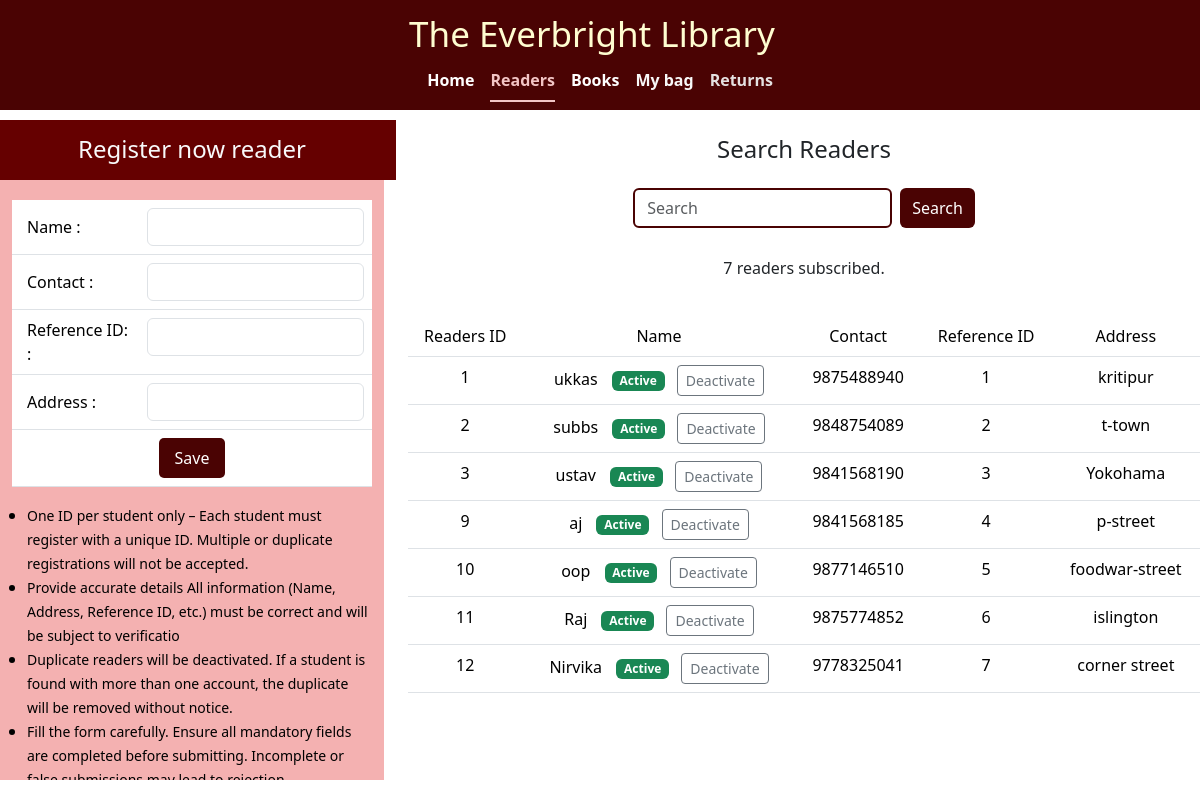
The page /Readers on the database its author committed.
### lims_app/models.py (models this page shows, shortened)
class reader(models.Model):
  referance_id=models.CharField(max_length=200)
  reader_name=models.CharField(max_length=200)
  reader_contact=models.CharField(max_length=200)
  reader_address=models.TextField()
  active=models.BooleanField(default=True)

### lims_app/views.py (the view)
# urls.py: path('Readers', reader_tab, name='reader_tab'),
def reader_tab(request):
    if request.method == "POST":
        query = request.POST.get('query', '').strip()
        if query:
            readers_list = reader.objects.filter(reader_name__icontains=query)
        else:
            readers_list = reader.objects.all()
    else:
        readers_list = reader.objects.all()
    return render(request, "Readers.html", context={"current_tab": "Readers", "readers": readers_list})

### lims_app/templates/Readers.html (shortened to what this page needs)
<!DOCTYPE html>
{% extends "index.html"%}
{% load static %}
{%block main_content%}
<div class="container-flex text-center justify-content-center align-items-center" style="padding-bottom: 20px; margin-top: 10px; vertical-align:middle ;">
<div class="row justify-content-center align-middle" style="margin-top: 5px; height: 60px;">
 <div class="col-md-4 text-light" style="background-color: rgb(101, 0, 0);">
  <h4 style="margin-top: 15px;">Register now reader</h4>
 </div>
 <div class="col-md-8">
   <h4 style="margin-top: 15px;">Search Readers</h4>
 </div>
</div>
 <div class="row">
  <div class="col-md-4">
   <div class="container" style="overflow-y:auto;height: 600px;background-color: rgb(244, 177, 177);">
    <form class="d-flex" action="readers/add" method="POST">
     <table class="table" style="margin-top: 20px;">
      <tr>
       <td style="text-align: left;vertical-align: middle; padding-left: 15px;">Name :</td>
       <td><input type="text" class="form-control" name="Reader_name"></td>
      </tr>
      <tr>
       <td style="text-align: left;vertical-align: middle; padding-left: 15px;">Contact :</td>
       <td><input type="text" class="form-control" name="Reader_Contact"></td>
      </tr>
      <tr>
       <td style="text-align: left;vertical-align: middle; padding-left: 15px;">Reference ID: :</td>
       <td><input type="text" class="form-control" name="Reference ID"></td>
      </tr>
      <tr>
       <td style="text-align: left;vertical-align: middle; padding-left: 15px;">Address :</td>
       <td><input type="text" class="form-control" name="Reader_Address"></td>
      </tr>
      <td colspan="2">
       <button type="submit"
               style="background-color:#4a0303; color:#ffffff; border:none; padding:8px 16px; border-radius:5px; cursor:pointer;"
               onmouseover="this.style.backgroundColor='#6b0505';"
               onmouseout="this.style.backgroundColor='#4a0303';">
         Save
       </button>
     </td>
     </table>
    </form>
    <ul style="text-align: left; vertical-align: middle; padding-left: 15px; color:rgb(0, 0, 0);">
     <li><small>One ID per student only – Each student must register with a unique ID. Multiple or duplicate registrations will not be accepted.</small></li>
     <li><small>Provide accurate details  All information (Name, Address, Reference ID, etc.) must be correct and will be subject to verificatio</small></li>
     <li><small>Duplicate readers will be deactivated. If a student is found with more than one account, the duplicate will be removed without notice.</small></li>
     <li><small>Fill the form carefully. Ensure all mandatory fields are completed before submitting. Incomplete or false submissions may lead to rejection.</small></li>
    </ul>
   </div>
  </div>
  <div class="col-md-8">
   <div class="row">
    <nav class="navbar bg-bady-light">
       <div class="container-fluid justify-content-center align-items-center">
        <form class="d-flex" role="search" action="/Readers" method="POST">
         <input
           class="form-control me-2"
           type="search"
           placeholder="Search"
           aria-label="Search" name="query" value="{{query}}"
           style="border: 2px solid #4a0303; background-color: #fff;"
         />
         <button
           class="btn"
           type="submit"
           style="background-color: #4a0303; color: #fff; border: none; transition: 0.3s;"
           onmouseover="this.style.backgroundColor='rgb(229,137,137)'; this.style.color='#4a0303';"
           onmouseout="this.style.backgroundColor='#4a0303'; this.style.color='#fff';"
         >Search </button>
        </form>
       </div>
    </nav>
   </div>
   <div class="row" style="margin-top: 20px;">
    <p>
      {% if readers %}
        {{ readers|length }} reader{{ readers|length|pluralize }} subscribed.
      {% else %}
        No readers subscribed.
      {% endif %}
    </p>
   </div>
   <div class="row" style="margin-top: 20px;">
    <div class="container" style="overflow-y:auto;height:400px;">
     <table class="table table-hover">
      <thead>
       <tr>
        <td>Readers ID</td>
        <td>Name</td>
        <td>Contact</td>
        <td>Reference ID</td>
        <td>Address</td>
       </tr>
      </thead>
      <tbody>
       {% for reader in readers %}
       <tr>
         <td>{{ reader.id }}</td>
         <td>
           {{ reader.reader_name }}
           {% if reader.active %}
             <span class="badge text-bg-success" style="margin-left:10px;">Active</span>
             <form action="{% url 'deactivate_reader' reader.id %}" method="POST" style="display:inline; margin-left:8px;">
               <button type="submit" class="btn btn-outline-secondary btn-sm">Deactivate</button>
             </form>
           {% else %}
             <span class="badge text-bg-secondary" style="margin-left:10px;">Inactive</span>
             <form action="{% url 'activate_reader' reader.id %}" method="POST" style="display:inline; margin-left:8px;">
               {% csrf_token %}
               <button type="submit" class="btn btn-outline-success btn-sm">Activate</button>
             </form>
           {% endif %}
         </td>
         <td>{{ reader.reader_contact }}</td>
         <td>{{ reader.referance_id }}</td>
         <td>{{ reader.reader_address }}</td>
       </tr>
       {% empty %}
       <tr>
         <td colspan="5" class="text-center">No readers found.</td>
       </tr>
       {% endfor %}
      </tbody>
     </table>
    </div>
   </div>
  </div>
 </div>
</div>
{%endblock%}

### lims_app/templates/index.html (shortened to what this page needs)
<!doctype html>
{%load static%}
<html lang="en">
  <head>
    <link href="https://cdn.jsdelivr.net/npm/bootstrap@5.3.7/dist/css/bootstrap.min.css" rel="stylesheet">
  </head>
  <body>
    <nav class="navbar" style="background-color: #4a0303;">
        <div class="container-fluid d-flex justify-content-center">
            <span class="navbar-brand mb-0 h1 text-center" style="color: #FFFDD0; font-size: 35px;">
                    The Everbright Library
            </span>
        </div>
        <div class="container-fluid d-flex justify-content-center align-items-center">
            <ul class="nav nav-underline">
              <li class="nav-item">
                  {% if current_tab == 'home'%}
                <a class="nav-link active fw-bold" aria-current="page" href="/home" style="color: rgb(250, 241, 241);"><b>Home</b></a>
                {% else %}
                <a class="nav-link  fw-bold" aria-current="page" href="/home" style="color: rgb(255, 255, 255);"><b>Home</b></a>
                {% endif %}
              </li>
              <li class="nav-item">
                  {% if current_tab == 'Readers'%}
                  <a class="nav-link active fw-bold" aria-current="page" href="/Readers" style="color: rgb(242, 197, 197);"><b>Readers</b></a>
                  {% else %}
                  <a class="nav-link  fw-bold" aria-current="page" href="/Readers" style="color:  rgb(254, 249, 249);"><b>Readers</b></a>
                  {% endif %}
              </li>
              <li class="nav-item">
                  {% if current_tab == 'Books'%}
                  <a class="nav-link active fw-bold" aria-current="page" href="/Books" style="color:  rgb(242, 197, 197);"><b>Books</b></a>
                  {% else %}
                  <a class="nav-link  fw-bold" aria-current="page" href="/Books" style="color: rgb(255, 255, 255);"><b>Books</b></a>
                  {% endif %}
              </li>
              <li class="nav-item">
                  {% if current_tab == 'My bag'%}
                  <a class="nav-link active fw-bold" aria-current="page" href="/my-bag" style="color:  rgb(242, 197, 197);"><b>My bag</b></a>
                  {% else %}
                  <a class="nav-link  fw-bold" aria-current="page" href="/my-bag" style="color: rgb(248, 248, 248);"><b>My bag</b></a>
                  {% endif %}
              </li>
              <li class="nav-item">
                  {% if current_tab == 'Returns'%}
                  <a class="nav-link active fw-bold" aria-current="page" href="/Returns" style="color:  rgb(242, 197, 197);"><b>Returns</b></a>
                  {% else %}
                  <a class="nav-link  fw-bold" aria-current="page" href="/Returns" style="color: rgb(229, 225, 225);"><b>Returns</b></a>
                  {% endif %}
              </li>
            </ul>
          </div>
    </nav>
    {%block main_content%}
    {%endblock%}
  </body>
</html>

### rows shown on the page
reader: id "1", reader_name "ukkas", active "Active", reader_contact "9875488940", referance_id "1", reader_address "kritipur"
reader: id "2", reader_name "subbs", active "Active", reader_contact "9848754089", referance_id "2", reader_address "t-town"
reader: id "3", reader_name "ustav", active "Active", reader_contact "9841568190", referance_id "3", reader_address "Yokohama"
reader: id "9", reader_name "aj", active "Active", reader_contact "9841568185", referance_id "4", reader_address "p-street"
reader: id "10", reader_name "oop", active "Active", reader_contact "9877146510", referance_id "5", reader_address "foodwar-street"
reader: id "11", reader_name "Raj", active "Active", reader_contact "9875774852", referance_id "6", reader_address "islington"
reader: id "12", reader_name "Nirvika", active "Active", reader_contact "9778325041", referance_id "7", reader_address "corner street"

### other values the page prints
{{ readers|length }} "7"
